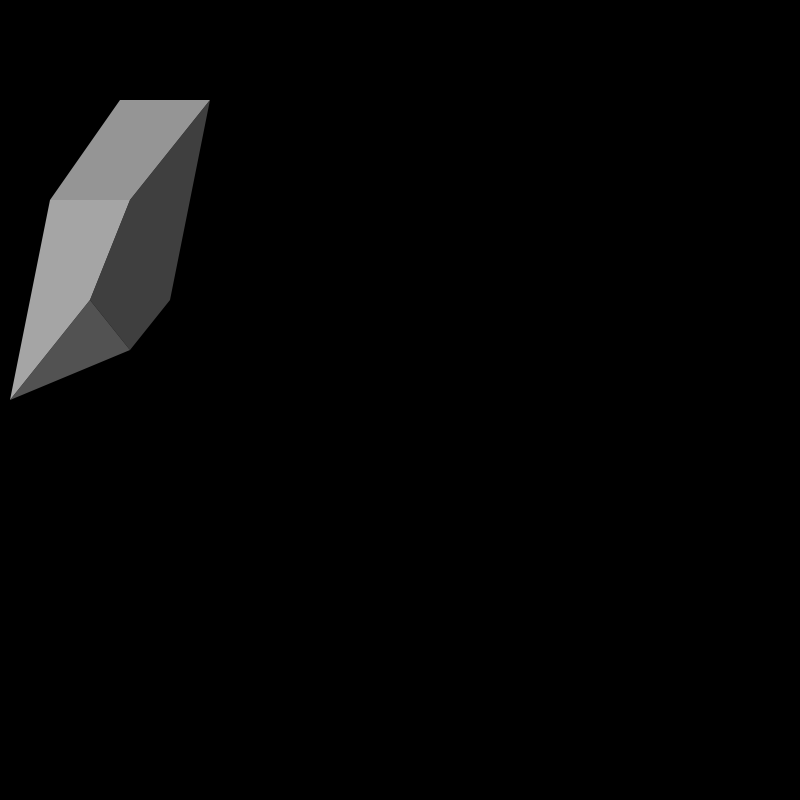
Frame 1 (no input)
Frame 60 (the mouse pressed at the canvas centre just before this capture): identical to frame 1, image omitted
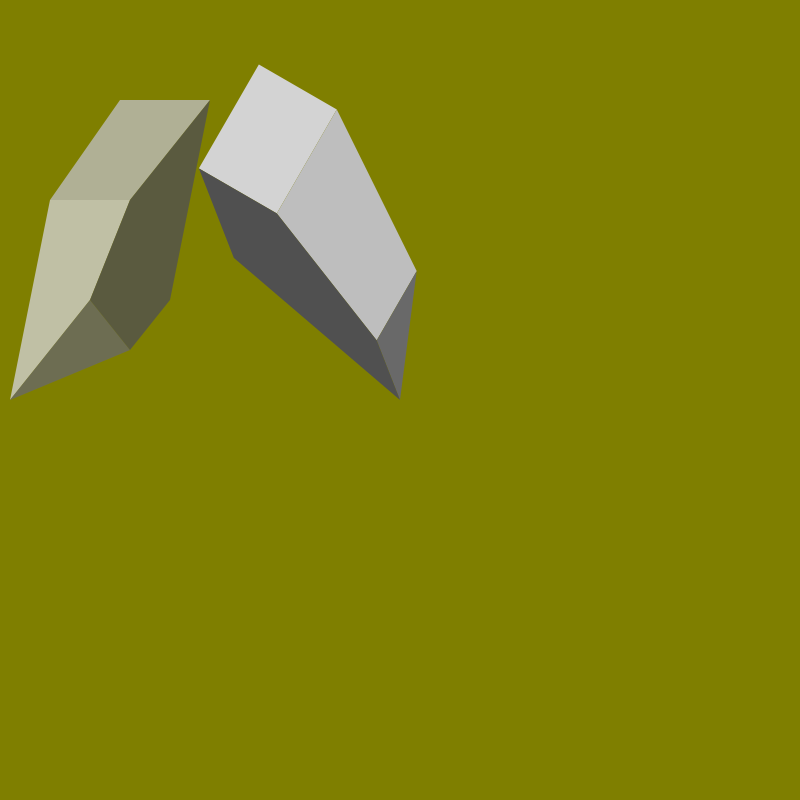
Frame 120 (the mouse held since frame 60 and released just before this capture)

The Processing sketch that drew these frames (run headless with seeded random() and noise(); from frame 60 on, the mouse is pressed at the canvas centre):

// Processing sketch: Class17_Kaycee_transformation
// ── Class17_Kaycee_transformation.pde
// https://wp.nyu.edu/shanghai-ima-documentation/author/yc3525/

int angle = 0;
int x1;
int xspeed = 0;

void setup()
{
  size(800, 800);
}

void draw()
{
  background(255*mouseX/width, 255*mouseY/height, 0);

  x1 = x1 + xspeed;
  drawObject1(x1);
  drawObject2(mouseX, mouseY);
}

void keyPressed() {
  if (key == CODED) {
    if (keyCode == RIGHT) {
      xspeed = 3;
    } else if (keyCode == LEFT) {
      xspeed = -3;
    }
  }
}

void drawObject1(int x) {
  pushMatrix();
  translate(x, 0);
  noStroke();
  beginShape();
  fill(211, 211, 211, 200);
  vertex(10, 400);
  vertex(50, 200);
  vertex(130, 200);
  vertex(90, 300);
  endShape();

  noStroke();
  fill(105, 105, 105, 200);
  beginShape();
  vertex(10, 400);
  vertex(90, 300);
  vertex(130, 350);
  endShape();

  noStroke();
  fill(190, 190, 190, 200);
  beginShape();
  vertex(50, 200);
  vertex(120, 100);
  vertex(210, 100);
  vertex(130, 200);
  endShape();

  fill(80, 80, 80, 200);
  noStroke();
  beginShape();
  vertex(130, 200);
  vertex(90, 300);
  vertex(130, 350);
  vertex(170, 300);
  vertex(210, 100);
  endShape();
  popMatrix();
}

void drawObject2(int x, int y) {
  //translate(530, 100);
  angle += 1;
  pushMatrix();
  translate(x, y);
  rotate(radians(angle));
  noStroke();
  
  fill(211);
  rect(310-530, 300-100, 120, 90);

  fill(190);
  beginShape();
  vertex(310-530, 300-100);
  vertex(410-530, 150-100);
  vertex(490-530, 150-100);
  vertex(430-530, 300-100);
  endShape();

  fill(105);
  beginShape();
  vertex(410-530, 150-100);
  vertex(490-530, 150-100);
  vertex(530-530, 100-100);
  endShape();

  fill(80);
  beginShape();
  vertex(530-530, 100-100);
  vertex(490-530, 150-100);
  vertex(430-530, 300-100);
  vertex(430-530, 390-100);
  vertex(490-530, 315-100);
  endShape();
  popMatrix();
}
